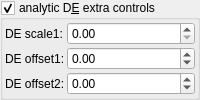
    <widget class="MyGroupBox" name="groupCheck_analyticDE_enabled_false">
     <property name="toolTip">
      <string/>
     </property>
     <property name="title">
      <string>analytic D&amp;E extra controls</string>
     </property>
     <property name="checkable">
      <bool>true</bool>
     </property>
     <layout class="QVBoxLayout" name="verticalLayout_52">
      <property name="spacing">
       <number>2</number>
      </property>
      <property name="leftMargin">
       <number>2</number>
      </property>
      <property name="topMargin">
       <number>2</number>
      </property>
      <property name="rightMargin">
       <number>2</number>
      </property>
      <property name="bottomMargin">
       <number>2</number>
      </property>
      <item>
       <layout class="QGridLayout" name="gridLayout_33" columnstretch="0,1">
        <property name="spacing">
         <number>2</number>
        </property>
        <item row="0" column="0">
         <widget class="QLabel" name="label_176">
          <property name="text">
           <string>DE scale1:</string>
          </property>
         </widget>
        </item>
        <item row="1" column="0">
         <widget class="QLabel" name="label_177">
          <property name="text">
           <string>DE offset1:</string>
          </property>
         </widget>
        </item>
        <item row="2" column="0">
         <widget class="QLabel" name="label_178">
          <property name="text">
           <string>DE offset2:</string>
          </property>
         </widget>
        </item>
        <item row="0" column="1">
         <widget class="MyDoubleSpinBox" name="spinbox_analyticDE_scale_1">
          <property name="sizePolicy">
           <sizepolicy hsizetype="Minimum" vsizetype="Maximum">
            <horstretch>0</horstretch>
            <verstretch>0</verstretch>
           </sizepolicy>
          </property>
          <property name="prefix">
           <string/>
          </property>
          <property name="suffix">
           <string/>
          </property>
          <property name="decimals">
           <number>2</number>
          </property>
          <property name="minimum">
           <double>0.000000000000000</double>
          </property>
          <property name="maximum">
           <double>99.000000000000000</double>
          </property>
          <property name="singleStep">
           <double>0.100000000000000</double>
          </property>
         </widget>
        </item>
        <item row="1" column="1">
         <widget class="MyDoubleSpinBox" name="spinbox_analyticDE_offset_1">
          <property name="sizePolicy">
           <sizepolicy hsizetype="Minimum" vsizetype="Maximum">
            <horstretch>0</horstretch>
            <verstretch>0</verstretch>
           </sizepolicy>
          </property>
          <property name="prefix">
           <string/>
          </property>
          <property name="suffix">
           <string/>
          </property>
          <property name="decimals">
           <number>2</number>
          </property>
          <property name="minimum">
           <double>-36000.000000000000000</double>
          </property>
          <property name="maximum">
           <double>36000.000000000000000</double>
          </property>
          <property name="singleStep">
           <double>0.100000000000000</double>
          </property>
         </widget>
        </item>
        <item row="2" column="1">
         <widget class="MyDoubleSpinBox" name="spinbox_analyticDE_offset_2">
          <property name="sizePolicy">
           <sizepolicy hsizetype="Minimum" vsizetype="Maximum">
            <horstretch>0</horstretch>
            <verstretch>0</verstretch>
           </sizepolicy>
          </property>
          <property name="prefix">
           <string/>
          </property>
          <property name="suffix">
           <string/>
          </property>
          <property name="decimals">
           <number>2</number>
          </property>
          <property name="minimum">
           <double>-36000.000000000000000</double>
          </property>
          <property name="maximum">
           <double>36000.000000000000000</double>
          </property>
          <property name="singleStep">
           <double>0.100000000000000</double>
          </property>
         </widget>
        </item>
       </layout>
      </item>
     </layout>
    </widget>
